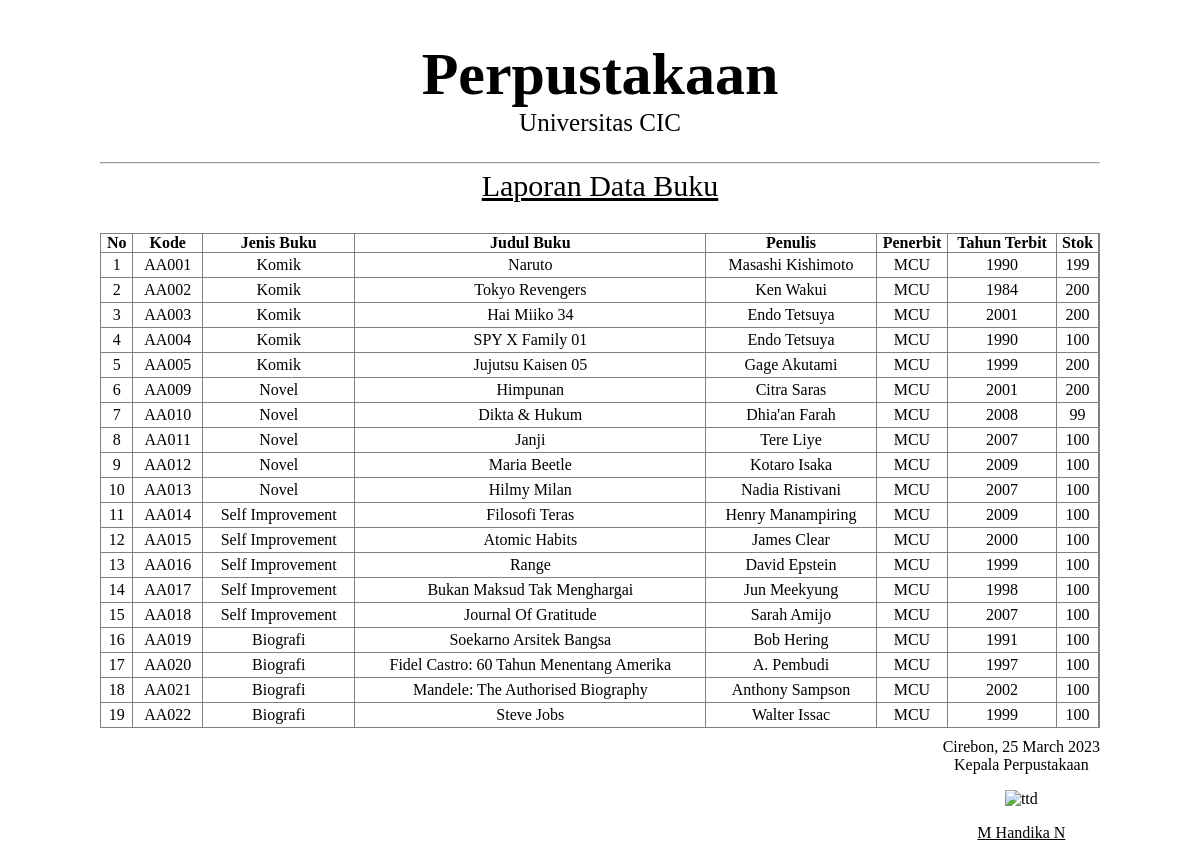
The page /Admin/lapBuku.php on the database its author committed.
### tables this page shows
CREATE TABLE `buku` (
  `id_buku` int(11) NOT NULL,
  `kode_buku` char(5) NOT NULL,
  `id_kategori` int(11) NOT NULL,
  `judul_buku` varchar(50) NOT NULL,
  `penulis_buku` varchar(50) NOT NULL,
  `penerbit_buku` varchar(50) NOT NULL,
  `tahun_terbit` char(4) NOT NULL,
  `stok` int(5) NOT NULL
);

CREATE TABLE `kategori` (
  `id_kategori` int(11) NOT NULL,
  `nama_kategori` varchar(100) NOT NULL
);

### database.php (called while the page is built, shortened)
<?php
class database
{
    private $host = "localhost";
    private $user = "root";
    private $pas = "";
    private $db = "perpustakaan";
    private $koneksi = "";
    public function __construct()
    {
        $this->koneksi = mysqli_connect($this->host, $this->user, $this->pas, $this->db);
    }
    public function dataBuku()
    {
        if (isset($_POST['cari'])) {
            $cari = $_POST['cari'];
            $query = mysqli_query($this->koneksi, "SELECT buku.*, kategori.* FROM buku JOIN kategori ON buku.id_kategori = kategori.id_kategori WHERE buku.kode_buku LIKE '%$cari%' OR buku.judul_buku LIKE '%$cari%' OR kategori.nama_kategori LIKE '%$cari%'");
            while ($row = mysqli_fetch_array($query)) {
                $data[] = $row;
            }
            return $data;
        } else {
            $query = mysqli_query($this->koneksi, "SELECT buku.*, kategori.* FROM buku JOIN kategori ON buku.id_kategori = kategori.id_kategori");
            while ($row = mysqli_fetch_array($query)) {
                $data[] = $row;
            }
            return $data;
        }
    }
}

### Admin/lapBuku.php (the view, shortened to what this page needs)
<!DOCTYPE html>
<html lang="en">
<head>
</head>
<body onload="javascript:window.print()">
    <header>
        <h1>Perpustakaan</h1>
        <p>Universitas CIC</p>
    </header>
    <hr>
    <div class="body">
        <p>Laporan Data Buku</p>
        <table cellpadding="0" cellspacing="0">
            <tr>
                <th>No</th>
                <th>Kode</th>
                <th>Jenis Buku</th>
                <th>Judul Buku</th>
                <th>Penulis</th>
                <th>Penerbit</th>
                <th>Tahun Terbit</th>
                <th>Stok</th>
            </tr>
            <?php
            require_once '../database.php';
            $db = new database();
            $data = $db->dataBuku();
            $no = 1;
            foreach ($data as $row) :
            ?>
                <tr>
                    <td><?= $no++; ?></td>
                    <td><?= $row['kode_buku']; ?></td>
                    <td><?= $row['nama_kategori']; ?></td>
                    <td><?= $row['judul_buku']; ?></td>
                    <td><?= $row['penulis_buku']; ?></td>
                    <td><?= $row['penerbit_buku']; ?></td>
                    <td><?= $row['tahun_terbit']; ?></td>
                    <td><?= $row['stok']; ?></td>
                </tr>
            <?php endforeach; ?>
        </table>
    </div>
    <footer>
        <table cellpadding="0" cellspacing="0">
            <tr>
                <td>
                    Cirebon, <?= date('d F Y'); ?>
                </td>
            </tr>
            <tr>
                <td>
                    Kepala Perpustakaan
                    <p>
                        <img src="img/ttd.jpeg" alt="ttd">
                    </p>
                    <u>M Handika N</u>
                </td>
            </tr>
        </table>
    </footer>
</body>
</html>

### Admin/lapBuku.php (style rules this page uses)
body { margin: 0 auto; width: 1000px; }
header h1 { text-align: center; font-size: 60px; }
header p { margin-top: -40px; text-align: center; font-size: 25px; }
.body p { margin-top: -3px; text-align: center; font-size: 30px; text-decoration: underline; }
.body table { width: 100%; border: 1px solid grey; }
.body table th { border-right: 1px solid grey; }
.body table td { text-align: center; border-right: 1px solid grey; border-top: 1px solid grey; padding: 3px 5px; }
footer table { margin-top: 10px; float: right; }
footer td { align-items: center; text-align: center; }
footer p { align-items: center; text-align: center; }
footer img { width: 10%; }

### rows shown on the page
buku: kode_buku "AA001", id_kategori.nama_kategori "Komik", judul_buku "Naruto", penulis_buku "Masashi Kishimoto", penerbit_buku "MCU", tahun_terbit "1990", stok "199"
buku: kode_buku "AA002", id_kategori.nama_kategori "Komik", judul_buku "Tokyo Revengers", penulis_buku "Ken Wakui", penerbit_buku "MCU", tahun_terbit "1984", stok "200"
buku: kode_buku "AA003", id_kategori.nama_kategori "Komik", judul_buku "Hai Miiko 34", penulis_buku "Endo Tetsuya", penerbit_buku "MCU", tahun_terbit "2001", stok "200"
buku: kode_buku "AA004", id_kategori.nama_kategori "Komik", judul_buku "SPY X Family 01", penulis_buku "Endo Tetsuya", penerbit_buku "MCU", tahun_terbit "1990", stok "100"
buku: kode_buku "AA005", id_kategori.nama_kategori "Komik", judul_buku "Jujutsu Kaisen 05", penulis_buku "Gage Akutami", penerbit_buku "MCU", tahun_terbit "1999", stok "200"
buku: kode_buku "AA009", id_kategori.nama_kategori "Novel", judul_buku "Himpunan", penulis_buku "Citra Saras", penerbit_buku "MCU", tahun_terbit "2001", stok "200"
buku: kode_buku "AA010", id_kategori.nama_kategori "Novel", judul_buku "Dikta & Hukum", penulis_buku "Dhia'an Farah", penerbit_buku "MCU", tahun_terbit "2008", stok "99"
buku: kode_buku "AA011", id_kategori.nama_kategori "Novel", judul_buku "Janji", penulis_buku "Tere Liye", penerbit_buku "MCU", tahun_terbit "2007", stok "100"
buku: kode_buku "AA012", id_kategori.nama_kategori "Novel", judul_buku "Maria Beetle", penulis_buku "Kotaro Isaka", penerbit_buku "MCU", tahun_terbit "2009", stok "100"
buku: kode_buku "AA013", id_kategori.nama_kategori "Novel", judul_buku "Hilmy Milan", penulis_buku "Nadia Ristivani", penerbit_buku "MCU", tahun_terbit "2007", stok "100"
buku: kode_buku "AA014", id_kategori.nama_kategori "Self Improvement", judul_buku "Filosofi Teras", penulis_buku "Henry Manampiring", penerbit_buku "MCU", tahun_terbit "2009", stok "100"
buku: kode_buku "AA015", id_kategori.nama_kategori "Self Improvement", judul_buku "Atomic Habits", penulis_buku "James Clear", penerbit_buku "MCU", tahun_terbit "2000", stok "100"
buku: kode_buku "AA016", id_kategori.nama_kategori "Self Improvement", judul_buku "Range", penulis_buku "David Epstein", penerbit_buku "MCU", tahun_terbit "1999", stok "100"
buku: kode_buku "AA017", id_kategori.nama_kategori "Self Improvement", judul_buku "Bukan Maksud Tak Menghargai", penulis_buku "Jun Meekyung", penerbit_buku "MCU", tahun_terbit "1998", stok "100"
buku: kode_buku "AA018", id_kategori.nama_kategori "Self Improvement", judul_buku "Journal Of Gratitude", penulis_buku "Sarah Amijo", penerbit_buku "MCU", tahun_terbit "2007", stok "100"
buku: kode_buku "AA019", id_kategori.nama_kategori "Biografi", judul_buku "Soekarno Arsitek Bangsa", penulis_buku "Bob Hering", penerbit_buku "MCU", tahun_terbit "1991", stok "100"
buku: kode_buku "AA020", id_kategori.nama_kategori "Biografi", judul_buku "Fidel Castro: 60 Tahun Menentang Amerika", penulis_buku "A. Pembudi", penerbit_buku "MCU", tahun_terbit "1997", stok "100"
buku: kode_buku "AA021", id_kategori.nama_kategori "Biografi", judul_buku "Mandele: The Authorised Biography", penulis_buku "Anthony Sampson", penerbit_buku "MCU", tahun_terbit "2002", stok "100"
buku: kode_buku "AA022", id_kategori.nama_kategori "Biografi", judul_buku "Steve Jobs", penulis_buku "Walter Issac", penerbit_buku "MCU", tahun_terbit "1999", stok "100"
